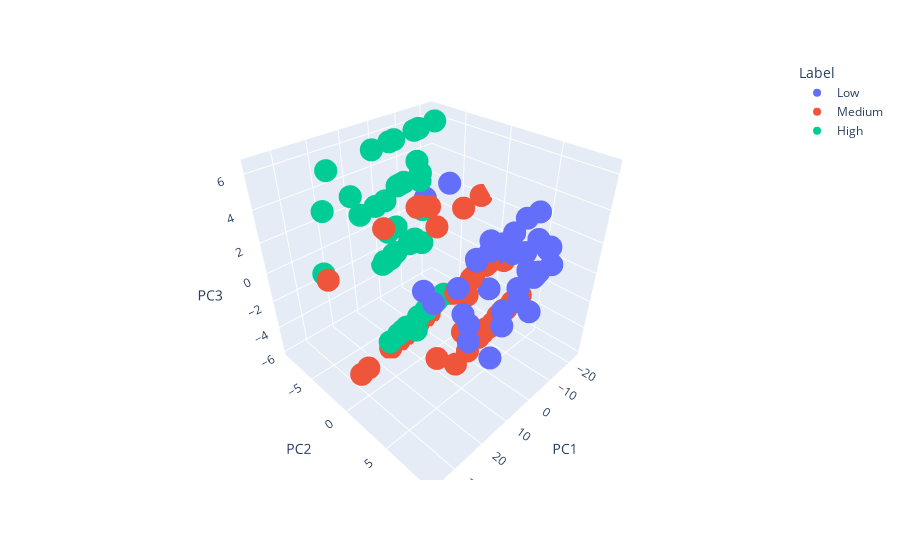

Notebook source saved alongside this figure:
### Markdown cell above
*Figure 12. PCA results generated using the full dataset and selected features from Method 2b. (Left) Barplot indicating the variance per Principal Component, with PC1 and PC2 having a high cumulative variance ratio of 83%. (Right) Unclear separation of classes shown in the scatterplot generated using PC1 and PC2.*

### Code cell
plot_PCA_3D(pc_df, pca)

### Figure 1 — Plotly figure (JSON) as saved in the notebook; plotly's stock layout.template omitted (floating-point values rounded to 4 significant figures; data arrays with more than 128 entries replaced by an {"elided": "..."} marker saying what was removed)
{"data": [{"hovertemplate": "Label=Low<br>PC1=%{x}<br>PC2=%{y}<br>PC3=%{z}<extra></extra>", "legendgroup": "Low", "marker": {"color": "#636efa", "symbol": "circle"}, "mode": "markers", "name": "Low", "scene": "scene", "showlegend": true, "type": "scatter3d", "x": {"elided": "303 float values"}, "y": {"elided": "303 float values"}, "z": {"elided": "303 float values"}}, {"hovertemplate": "Label=Medium<br>PC1=%{x}<br>PC2=%{y}<br>PC3=%{z}<extra></extra>", "legendgroup": "Medium", "marker": {"color": "#EF553B", "symbol": "circle"}, "mode": "markers", "name": "Medium", "scene": "scene", "showlegend": true, "type": "scatter3d", "x": {"elided": "332 float values"}, "y": {"elided": "332 float values"}, "z": {"elided": "332 float values"}}, {"hovertemplate": "Label=High<br>PC1=%{x}<br>PC2=%{y}<br>PC3=%{z}<extra></extra>", "legendgroup": "High", "marker": {"color": "#00cc96", "symbol": "circle"}, "mode": "markers", "name": "High", "scene": "scene", "showlegend": true, "type": "scatter3d", "x": {"elided": "365 float values"}, "y": {"elided": "365 float values"}, "z": {"elided": "365 float values"}}], "layout": {"legend": {"title": {"text": "Label"}, "tracegroupgap": 0}, "margin": {"t": 60}, "scene": {"domain": {"x": [0, 1], "y": [0, 1]}, "xaxis": {"title": {"text": "PC1"}}, "yaxis": {"title": {"text": "PC2"}}, "zaxis": {"title": {"text": "PC3"}}}, "showlegend": true}}
